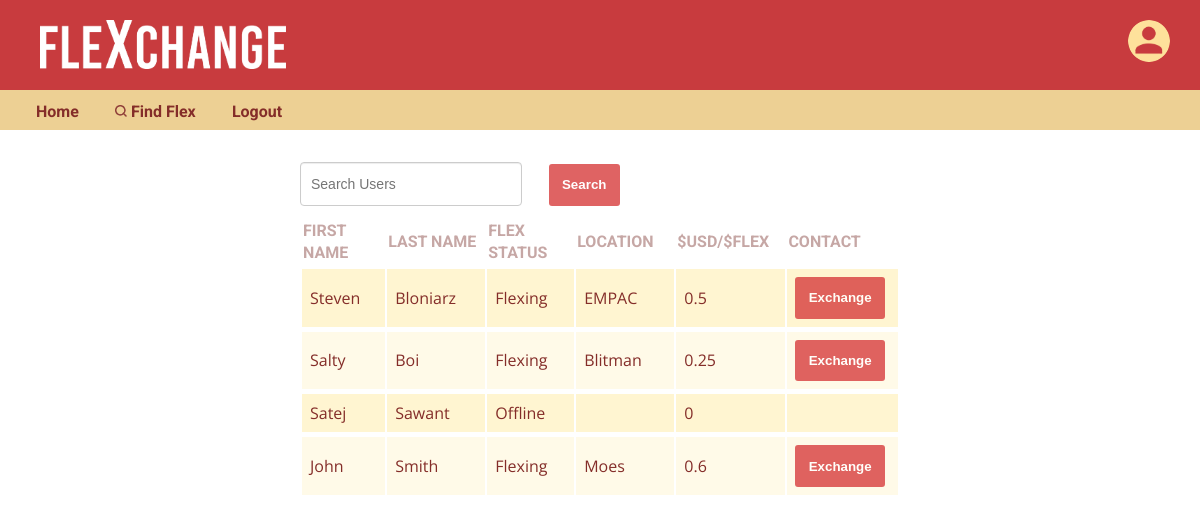
Screenshot of /search.php?orderBy=LastName (signed in) with the database file from the repository.
### tables this page shows
CREATE TABLE `user` (
  `user_id` int(10) UNSIGNED NOT NULL,
  `FirstName` varchar(64) NOT NULL,
  `LastName` varchar(64) NOT NULL,
  `email` varchar(64) NOT NULL,
  `status` int(10) UNSIGNED NOT NULL DEFAULT '1',
  `pass_hash` varchar(64) NOT NULL,
  `pass_salt` varchar(64) NOT NULL,
  `venmo_handle` varchar(17) NOT NULL,
  `location` varchar(64) NOT NULL,
  `exchange_rate` float NOT NULL,
  `img_name` varchar(64) NOT NULL
);

### search.php (the view, shortened to what this page needs)
<?php
  require_once "backend/connect.php";
  if (isset($_POST['valueToSearch']) && $_POST['valueToSearch'] != ""){
    $query = 'SELECT `FirstName`, `LastName`, `status`, `location`, `exchange_rate`, `email` FROM `user` WHERE CONCAT(`FirstName`, `LastName`, `status`, `location`) LIKE "%'.$_POST['valueToSearch'].'%"';
  } else {
    $query = "SELECT `FirstName`, `LastName`, `status`, `location`, `exchange_rate`, `email` FROM `user` WHERE 1";
  }
  $orderBy = array('FirstName', 'LastName', 'status', 'location', 'exchange_rate');
  if (isset($_GET['orderBy']) && in_array($_GET['orderBy'], $orderBy)) {
    $order = $_GET['orderBy'];
    $query .= " ORDER BY ".$order;
  }
  $stmt = $dbh->prepare($query);
  $stmt->execute();
?>
<!DOCTYPE html>
<html>
  <head>
    <link rel="stylesheet" type="text/css" href="style/search.css">
  </head>
  <body>
    <?php include("common/header.php");?>
    <main>
      <form id="searchForm" action="search.php" method="post">
        <input id="searchText" type="text" name="valueToSearch" placeholder="Search Users" class="form-control2">
        <input id="searchSubmit" type="submit" name="search" value="Search" class="btn"><br/>
      </form>
      <?php
        if ($stmt->rowCount() > 0) {
          echo "
            <table>
              <tr>
                <th class='firstname'><a href='?orderBy=FirstName'>First Name</a></th>
                <th class='lastname'><a href='?orderBy=LastName'>Last Name</a></th>
                <th class='status'><a href='?orderBy=status'>Flex Status</a></th>
                <th class='location'><a href='?orderBy=location'>Location</a></th>
                <th class='rate'><a href='?orderBy=exchange_rate'>\$USD/\$FLEX</a></th>
                <th class='contact'><a href='??orderBy=status'>Contact</a></th>
              </tr>
          ";
          while($row = $stmt->fetch()) {
            $status = "";
            $contactButton = "";
            if ($row['status'] == 0){
              $status = 'Flexing';
              $contactButton = "
                <form action='email.php' method='post'>
                  <input type='hidden' name='email' value=" . $row['email'] . ">
                  <input type='hidden' name='name' value=" . $row['FirstName'] . ">
                  <input type='submit' name='search' value='Exchange' class='btn'>
                </form>
              ";
            } else if ($row['status'] == 1){
              $status = 'Offline';
            } else {
              $status = 'Status Unavailable';
            }
            echo "
              <tr>
                <td>" . $row['FirstName'] . "</td>
                <td>" . $row['LastName'] . "</td>
                <td>" . $status . "</td>
                <td>" . $row['location'] . "</td>
                <td>" . $row['exchange_rate'] . "</td>
                <td>" . $contactButton . "</td>
              </tr>
            ";
          }
          echo "</table>";
        } else {
          echo "<h1>No Results</h1>";
        }
      ?>
    </main>
  </body>
</html>

### style/style.css (style rules this page uses)
html { position: relative; min-height: 100%; margin: 0; padding: 0; }
body { margin: 0; padding: 0; color: #842D29; font-family: 'Open Sans', sans-serif; padding-bottom: 200px; }
main { margin: auto; width: 50%; }
a { font-weight: bold; color: #842D29; font-family: 'Roboto'; text-decoration: none; }
.btn { border: none; padding: 1em; font-weight: bold; color: white; margin-right: 5px; border-radius: 3px; background-color: #D83D3D; opacity: 0.8; transition: 0.2s; cursor: pointer; }

### style/search.css (style rules this page uses)
#searchForm { margin: 2em 0; width: 100%; }
#searchText { float: left; width: 200px; }
#searchSubmit { float: left; margin-left: 2em; margin-top: 2px; max-width: 18%; }
th { background-color: white; height: 25px; text-align: left; border-bottom: 3px solid white; }
.form-control2 { display: block; width: 100px; height:34px; padding: 4px 10px; font-size: 14px; background-color: #fff; line-height: 1.43; border-radius: 4px; border: 1px solid #ccc; -webkit-box-shadow: inset 0 1px 1px rgba(0, 0, 0, .075); box-shadow: inset 0 1px 1px rgba(0, 0, 0, .075); }
th.firstname { width: 140px; }
th.lastname { width: 170px; }
th.status { width: 150px; }
th.location { width: 165px; }
th.rate { width: 160px; }
td { padding: 8px; border-bottom: 3px solid white; }
tr:nth-child(even) { background-color: #fff5d1; }
tr:nth-child(odd) { background-color: #fffae8; }
table th a { font-weight: bold; font-size: 1em; text-transform: uppercase; color: #c6a7a5; cursor: pointer; text-decoration: none; }

### rows the page displays
user: FirstName "Steven", LastName "Bloniarz", status "Flexing", location "EMPAC", exchange_rate "0.5"
user: FirstName "Salty", LastName "Boi", status "Flexing", location "Blitman", exchange_rate "0.25"
user: FirstName "Satej", LastName "Sawant", status "Offline", exchange_rate "0"
user: FirstName "John", LastName "Smith", status "Flexing", location "Moes", exchange_rate "0.6"
